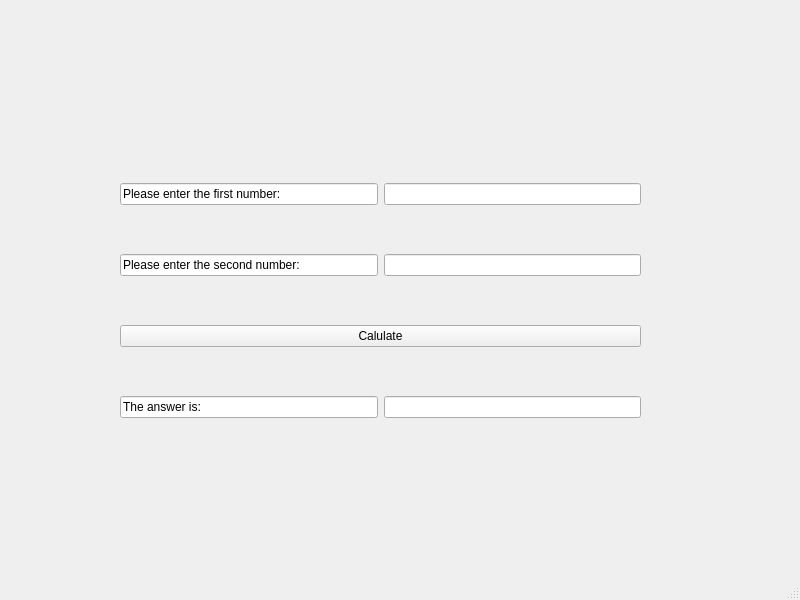
<?xml version="1.0" encoding="UTF-8"?>
<ui version="4.0">
 <class>MainWindow</class>
 <widget class="QMainWindow" name="MainWindow">
  <property name="geometry">
   <rect>
    <x>0</x>
    <y>0</y>
    <width>800</width>
    <height>600</height>
   </rect>
  </property>
  <property name="windowTitle">
   <string>MainWindow</string>
  </property>
  <widget class="QWidget" name="centralwidget">
   <widget class="QWidget" name="gridLayoutWidget">
    <property name="geometry">
     <rect>
      <x>120</x>
      <y>140</y>
      <width>521</width>
      <height>321</height>
     </rect>
    </property>
    <layout class="QGridLayout" name="gridLayout">
     <item row="1" column="1">
      <widget class="QLineEdit" name="lineEdit_3">
       <property name="text">
        <string>Please enter the second number:</string>
       </property>
       <property name="readOnly">
        <bool>true</bool>
       </property>
      </widget>
     </item>
     <item row="0" column="2">
      <widget class="QLineEdit" name="lineEdit_2"/>
     </item>
     <item row="0" column="1">
      <widget class="QLineEdit" name="lineEdit">
       <property name="text">
        <string>Please enter the first number:</string>
       </property>
       <property name="readOnly">
        <bool>true</bool>
       </property>
      </widget>
     </item>
     <item row="1" column="2">
      <widget class="QLineEdit" name="lineEdit_4"/>
     </item>
     <item row="3" column="1">
      <widget class="QLineEdit" name="lineEdit_5">
       <property name="text">
        <string>The answer is:</string>
       </property>
       <property name="readOnly">
        <bool>true</bool>
       </property>
      </widget>
     </item>
     <item row="3" column="2">
      <widget class="QLineEdit" name="lineEdit_6">
       <property name="readOnly">
        <bool>true</bool>
       </property>
      </widget>
     </item>
     <item row="2" column="1" colspan="2">
      <widget class="QPushButton" name="pushButton">
       <property name="text">
        <string>Calulate</string>
       </property>
      </widget>
     </item>
    </layout>
   </widget>
  </widget>
  <widget class="QMenuBar" name="menubar">
   <property name="geometry">
    <rect>
     <x>0</x>
     <y>0</y>
     <width>800</width>
     <height>26</height>
    </rect>
   </property>
  </widget>
  <widget class="QStatusBar" name="statusbar"/>
 </widget>
 <resources/>
 <connections/>
</ui>
